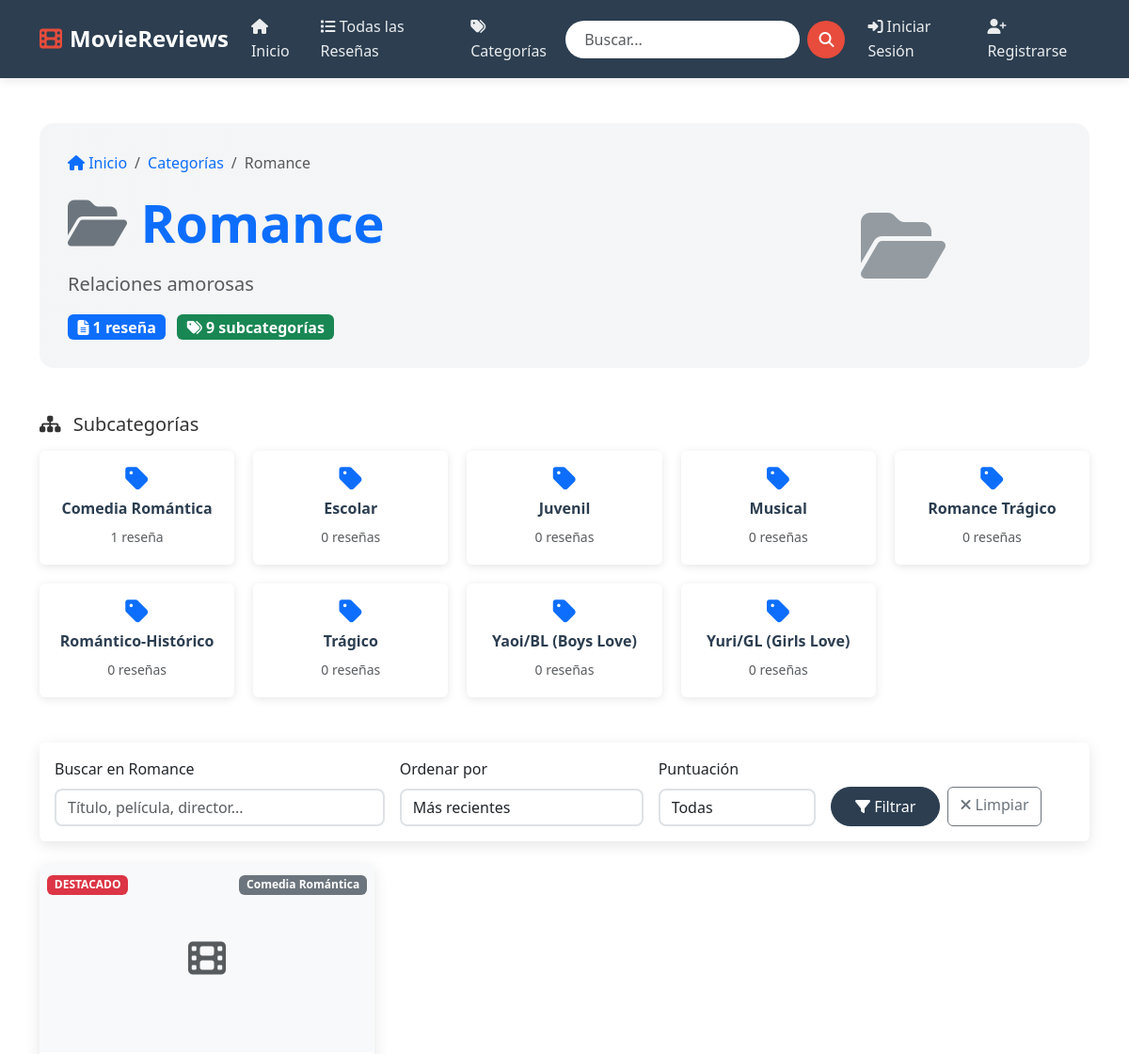
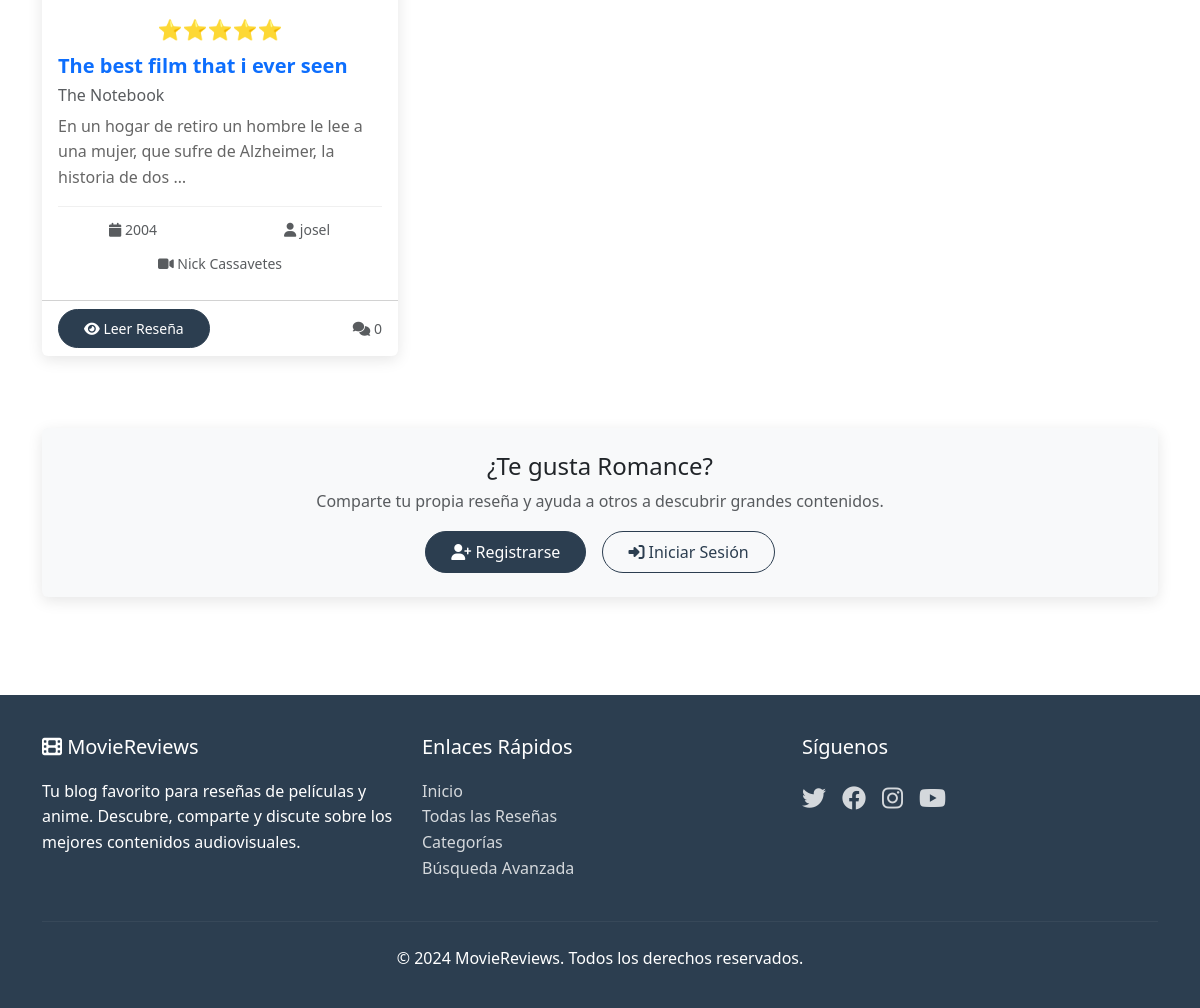
The page /category/romance/ on the database its author committed (2 pictures, top to bottom).
### blog/models.py (models this page shows, shortened)
class Category(models.Model):
    name = models.CharField(max_length=100, unique=True)
    slug = models.SlugField(max_length=100, unique=True)
    description = models.TextField(blank=True)
    created_at = models.DateTimeField(auto_now_add=True)
    class Meta:
        verbose_name_plural = "Categories"
        ordering = ['name']

class Subcategory(models.Model):
    name = models.CharField(max_length=100)
    slug = models.SlugField(max_length=100)
    category = models.ForeignKey(Category, on_delete=models.CASCADE, related_name='subcategories')
    description = models.TextField(blank=True)
    created_at = models.DateTimeField(auto_now_add=True)
    class Meta:
        verbose_name_plural = "Subcategories"
        unique_together = ('category', 'slug')
        ordering = ['name']
    def get_absolute_url(self):
        return reverse('blog:subcategory_posts', kwargs={
            'category_slug': self.category.slug,
            'subcategory_slug': self.slug
        })

class Post(models.Model):
    RATING_CHOICES = [
        (1, '⭐'),
        (2, '⭐⭐'),
        (3, '⭐⭐⭐'),
        (4, '⭐⭐⭐⭐'),
        (5, '⭐⭐⭐⭐⭐'),
    ]
    title = models.CharField(max_length=200)
    slug = models.SlugField(max_length=200, unique=True)
    author = models.ForeignKey(User, on_delete=models.CASCADE, related_name='blog_posts')
    category = models.ForeignKey(Category, on_delete=models.CASCADE, related_name='posts')
    subcategory = models.ForeignKey(Subcategory, on_delete=models.CASCADE, related_name='posts', blank=True, null=True)
    content = models.TextField()
    excerpt = models.TextField(max_length=300, help_text="Breve descripción de la reseña")
    movie_title = models.CharField(max_length=200, verbose_name="Título de la película/anime")
    director = models.CharField(max_length=200, blank=True)
    release_year = models.IntegerField(help_text="Año de estreno")
    rating = models.IntegerField(choices=RATING_CHOICES, default=3)
    featured_image = models.ImageField(upload_to='blog/images/', blank=True, null=True)
    poster_image = models.ImageField(upload_to='blog/posters/', blank=True, null=True, help_text="Poster de la película")
    created_at = models.DateTimeField(default=timezone.now)
    updated_at = models.DateTimeField(auto_now=True)
    published = models.BooleanField(default=False)
    featured = models.BooleanField(default=False, help_text="Destacar en página principal")
    meta_description = models.CharField(max_length=160, blank=True)
    class Meta:
        ordering = ['-created_at']
        indexes = [
            models.Index(fields=['published', '-created_at']),
            models.Index(fields=['category', 'published']),
            models.Index(fields=['featured', 'published']),
        ]
    def get_absolute_url(self):
        return reverse('blog:post_detail', kwargs={'slug': self.slug})
    @property
    def rating_stars(self):
        return "⭐" * self.rating + "☆" * (5 - self.rating)

### blog/views.py (the view, shortened to what this page needs)
# urls.py: path('category/<slug:slug>/', views.category_posts, name='category_posts'),
def category_posts(request, slug):
    category = get_object_or_404(Category, slug=slug)
    posts = Post.objects.filter(category=category, published=True)
    search = request.GET.get('search', '')
    rating = request.GET.get('rating', '')
    sort = request.GET.get('sort', '-created_at')
    if rating:
        posts = posts.filter(rating=rating)
    valid_sorts = ['-created_at', 'created_at', '-rating', 'title', '-release_year']
    if sort in valid_sorts:
        posts = posts.order_by(sort)
    paginator = Paginator(posts, 9)
    page_number = request.GET.get('page')
    page_obj = paginator.get_page(page_number)
    context = {
        'category': category,
        'posts': page_obj,
        'page_obj': page_obj,
    }
    return render(request, 'blog/category_posts.html', context)

### blog/templates/blog/category_posts.html (shortened to what this page needs)
{% extends 'base.html' %}
{% block content %}
<div class="container py-5">
    <div class="category-header mb-5">
        <div class="row align-items-center">
            <div class="col-lg-8">
                <nav aria-label="breadcrumb" class="mb-3">
                    <ol class="breadcrumb">
                        <li class="breadcrumb-item">
                            <a href="{% url 'blog:home' %}" class="text-decoration-none">
                                <i class="fas fa-home"></i> Inicio
                            </a>
                        </li>
                        <li class="breadcrumb-item">
                            <a href="{% url 'blog:categories_list' %}" class="text-decoration-none">
                                Categorías
                            </a>
                        </li>
                        <li class="breadcrumb-item active" aria-current="page">
                            {{ category.name }}
                        </li>
                    </ol>
                </nav>
                <h1 class="display-4 fw-bold text-primary mb-3">
                    {% if 'anime' in category.name|lower %}
                        <i class="fas fa-dragon text-warning"></i>
                    {% elif 'película' in category.name|lower or 'movie' in category.name|lower %}
                        <i class="fas fa-film text-primary"></i>
                    {% elif 'serie' in category.name|lower %}
                        <i class="fas fa-tv text-info"></i>
                    {% elif 'documental' in category.name|lower %}
                        <i class="fas fa-book-open text-success"></i>
                    {% else %}
                        <i class="fas fa-folder-open text-secondary"></i>
                    {% endif %}
                    {{ category.name }}
                </h1>
                {% if category.description %}
                <p class="lead text-muted mb-3">{{ category.description }}</p>
                {% endif %}
                <div class="category-stats">
                    <span class="badge bg-primary fs-6 me-2">
                        <i class="fas fa-file-alt"></i>
                        {{ page_obj.paginator.count }} reseña{{ page_obj.paginator.count|pluralize }}
                    </span>
                    {% if category.subcategories.exists %}
                    <span class="badge bg-success fs-6">
                        <i class="fas fa-tags"></i>
                        {{ category.subcategories.count }} subcategoría{{ category.subcategories.count|pluralize }}
                    </span>
                    {% endif %}
                </div>
            </div>
            <div class="col-lg-4 text-center">
                <div class="category-icon-large">
                    {% if 'anime' in category.name|lower %}
                        <i class="fas fa-dragon display-1 text-warning"></i>
                    {% elif 'película' in category.name|lower or 'movie' in category.name|lower %}
                        <i class="fas fa-film display-1 text-primary"></i>
                    {% elif 'serie' in category.name|lower %}
                        <i class="fas fa-tv display-1 text-info"></i>
                    {% elif 'documental' in category.name|lower %}
                        <i class="fas fa-book-open display-1 text-success"></i>
                    {% else %}
                        <i class="fas fa-folder-open display-1 text-secondary"></i>
                    {% endif %}
                </div>
            </div>
        </div>
    </div>
    {% if category.subcategories.exists %}
    <div class="row mb-5">
        <div class="col-12">
            <h5 class="mb-3">
                <i class="fas fa-sitemap me-2"></i>
                Subcategorías
            </h5>
            <div class="subcategories-grid">
                {% for subcategory in category.subcategories.all %}
                <a href="{{ subcategory.get_absolute_url }}" class="subcategory-item text-decoration-none">
                    <div class="card h-100">
                        <div class="card-body text-center">
                            <i class="fas fa-tag fs-3 text-primary mb-2"></i>
                            <h6 class="card-title">{{ subcategory.name }}</h6>
                            <small class="text-muted">
                                {{ subcategory.posts.count }} reseña{{ subcategory.posts.count|pluralize }}
                            </small>
                        </div>
                    </div>
                </a>
                {% endfor %}
            </div>
        </div>
    </div>
    {% endif %}
    <div class="row mb-4">
        <div class="col-12">
            <div class="card">
                <div class="card-body">
                    <form method="get" class="row g-3 align-items-end">
                        <div class="col-md-4">
                            <label class="form-label">Buscar en {{ category.name }}</label>
                            <input type="text" name="search" class="form-control"
                                   placeholder="Título, película, director..."
                                   value="{{ request.GET.search }}">
                        </div>
                        <div class="col-md-3">
                            <label class="form-label">Ordenar por</label>
                            <select name="sort" class="form-control">
                                <option value="-created_at" {% if request.GET.sort == '-created_at' %}selected{% endif %}>
                                    Más recientes
                                </option>
                            </select>
                        </div>
                        <div class="col-md-2">
                            <label class="form-label">Puntuación</label>
                            <select name="rating" class="form-control">
                                <option value="">Todas</option>
                            </select>
                        </div>
                        <div class="col-md-3">
                            <div class="d-flex gap-2">
                                <button type="submit" class="btn btn-primary">
                                    <i class="fas fa-filter"></i> Filtrar
                                </button>
                                <a href="{% url 'blog:category_posts' category.slug %}" class="btn btn-outline-secondary">
                                    <i class="fas fa-times"></i> Limpiar
                                </a>
                            </div>
                        </div>
                    </form>
                </div>
            </div>
        </div>
    </div>
    <div class="row">
        {% for post in posts %}
        <div class="col-lg-4 col-md-6 mb-4">
            <div class="card category-post-card h-100">
                {% if post.featured_image %}
                <div class="position-relative">
                    <img src="{{ post.featured_image.url }}" class="card-img-top" alt="{{ post.title }}">
                    {% if post.featured %}
                    <div class="position-absolute top-0 start-0 m-2">
                        <span class="badge bg-danger">DESTACADO</span>
                    </div>
                    {% endif %}
                    {% if post.subcategory %}
                    <div class="position-absolute top-0 end-0 m-2">
                        <span class="badge bg-secondary">{{ post.subcategory.name }}</span>
                    </div>
                    {% endif %}
                </div>
                {% else %}
                <div class="card-img-top bg-light d-flex align-items-center justify-content-center position-relative"
                     style="height: 200px;">
                    <i class="fas fa-film fs-1 text-muted"></i>
                    {% if post.featured %}
                    <div class="position-absolute top-0 start-0 m-2">
                        <span class="badge bg-danger">DESTACADO</span>
                    </div>
                    {% endif %}
                    {% if post.subcategory %}
                    <div class="position-absolute top-0 end-0 m-2">
                        <span class="badge bg-secondary">{{ post.subcategory.name }}</span>
                    </div>
                    {% endif %}
                </div>
                {% endif %}
                <div class="card-body d-flex flex-column">
                    <div class="text-center mb-2">
                        <div class="rating fs-5">{{ post.rating_stars }}</div>
                    </div>
                    <h5 class="card-title">
                        <a href="{{ post.get_absolute_url }}" class="text-decoration-none">
                            {{ post.title }}
                        </a>
                    </h5>
                    <h6 class="text-muted mb-2">{{ post.movie_title }}</h6>
                    <p class="card-text flex-grow-1">{{ post.excerpt|truncatewords:20 }}</p>
                    <div class="card-meta">
                        <div class="row text-center mb-2">
                            <div class="col-6">
                                <small class="text-muted">
                                    <i class="fas fa-calendar"></i>
                                    {{ post.release_year }}
                                </small>
                            </div>
                            <div class="col-6">
                                <small class="text-muted">
                                    <i class="fas fa-user"></i>
                                    {{ post.author.first_name|default:post.author.username }}
                                </small>
                            </div>
                        </div>
                        {% if post.director %}
                        <div class="text-center mb-2">
                            <small class="text-muted">
                                <i class="fas fa-video"></i>
                                {{ post.director|truncatewords:3 }}
                            </small>
                        </div>
                        {% endif %}
                    </div>
                </div>
                <div class="card-footer bg-transparent">
                    <div class="d-flex justify-content-between align-items-center">
                        <a href="{{ post.get_absolute_url }}" class="btn btn-primary btn-sm">
                            <i class="fas fa-eye"></i> Leer Reseña
                        </a>
                        <small class="text-muted">
                            <i class="fas fa-comments"></i>
                            {{ post.comments.count }}
                        </small>
                    </div>
                </div>
            </div>
        </div>
        {% endfor %}
    </div>
    <div class="row mt-5">
        <div class="col-12">
            <div class="card bg-light">
                <div class="card-body text-center py-4">
                    <h4>¿Te gusta {{ category.name }}?</h4>
                    <p class="text-muted mb-3">
                        Comparte tu propia reseña y ayuda a otros a descubrir grandes contenidos.
                    </p>
                    {% if user.is_authenticated %}
                    <a href="{% url 'blog:create_post' %}" class="btn btn-primary">
                        <i class="fas fa-plus"></i> Escribir Reseña en {{ category.name }}
                    </a>
                    {% else %}
                    <div class="d-flex gap-3 justify-content-center">
                        <a href="{% url 'blog:register' %}" class="btn btn-primary">
                            <i class="fas fa-user-plus"></i> Registrarse
                        </a>
                        <a href="{% url 'login' %}" class="btn btn-outline-primary">
                            <i class="fas fa-sign-in-alt"></i> Iniciar Sesión
                        </a>
                    </div>
                    {% endif %}
                </div>
            </div>
        </div>
    </div>
</div>
{% endblock %}

### rows shown on the page
Category: name "Romance", description "Relaciones amorosas", subcategories.count "9"
Subcategory: name "Comedia Romántica", posts.count "1"
Subcategory: name "Escolar", posts.count "0"
Subcategory: name "Juvenil", posts.count "0"
Subcategory: name "Musical", posts.count "0"
Subcategory: name "Romance Trágico", posts.count "0"
Subcategory: name "Romántico-Histórico", posts.count "0"
Subcategory: name "Trágico", posts.count "0"
Subcategory: name "Yaoi/BL (Boys Love)", posts.count "0"
Subcategory: name "Yuri/GL (Girls Love)", posts.count "0"
Post: featured "DESTACADO", subcategory.name "Comedia Romántica", rating_stars "⭐⭐⭐⭐⭐", title "The best film that i ever seen", movie_title "The Notebook", excerpt "En un hogar de retiro un hombre le lee a una mujer, que sufre de Alzheimer, la historia de dos …", release_year "2004", author.first_name "josel", director "Nick Cassavetes", comments.count "0"

### other values the page prints
{{ page_obj.paginator.count }} "1"
